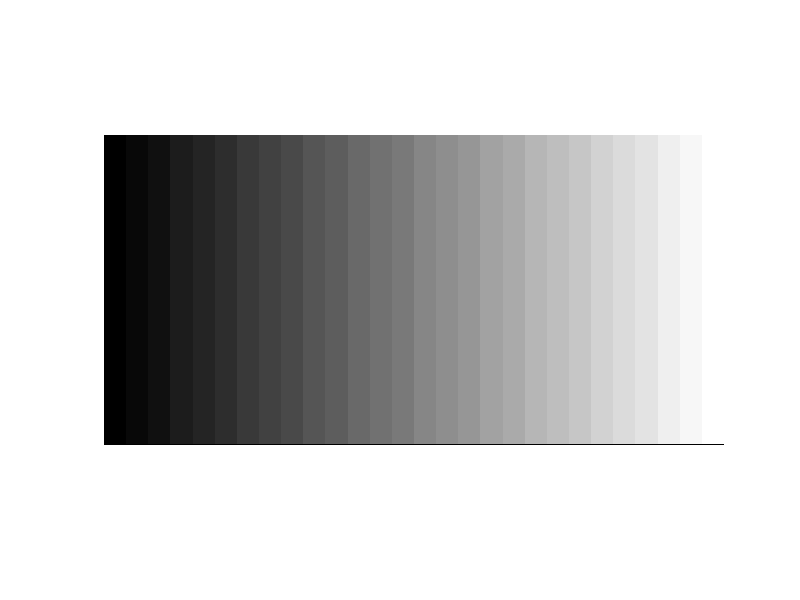

Recreate this plot in MATLAB.
clc;
clear all;
close all;
% no of gray scale level enter & also chnage this number on the j variable.
a = 28*10;
%% intialisation of matrix:
% data = matrix(50,100);
matrix_zeros = zeros(round(a/2),a);% making the matrix of zeros
Matrix_ones = ones(a/2,round(a/2));% making matrix of once
matrix_zeros(1:round(a/2),(round(a/2)+1):a) = Matrix_ones;% combine both matrix
data = matrix_zeros;
%% doing grey scale:
max_gray = 1;
min_gray = 0;
[x,y] = size(data);%finding size of matrix
j = 28 ;% no of gray scale level 
    count = -1;   
for i = 1:x
    count = count + 1;
average = (max_gray+min_gray)/j;% finding the average of the image accordinf to gray scale.
data(i,1:round(y/j+1)) = 0;
for k = 1:j-1
    Average = k*average;
data(i,round(k*y/j+1):(round(((k+1)*y)/j+1)-1)) = Average;% adding each gray scale average value.
end
data(i,:) = data(i,:)./max(data(i,:));% normalise the data so shuld be in the range of [0,1]
end
%     for j =1:x
%         
%             average = (max+min)/2;
%             matrix_zeros(j,1:round(y/3)) = zeros(j,round(y/3));
%             matrix_zeros(j,round(y/3):round(2*y/3)) = average;
%             matrix_zeros(j,round(2*y/3):round(3*y/3)) = ones;
%             
%         end    

%% Plot the grayscale matrix;

imshow(data);
